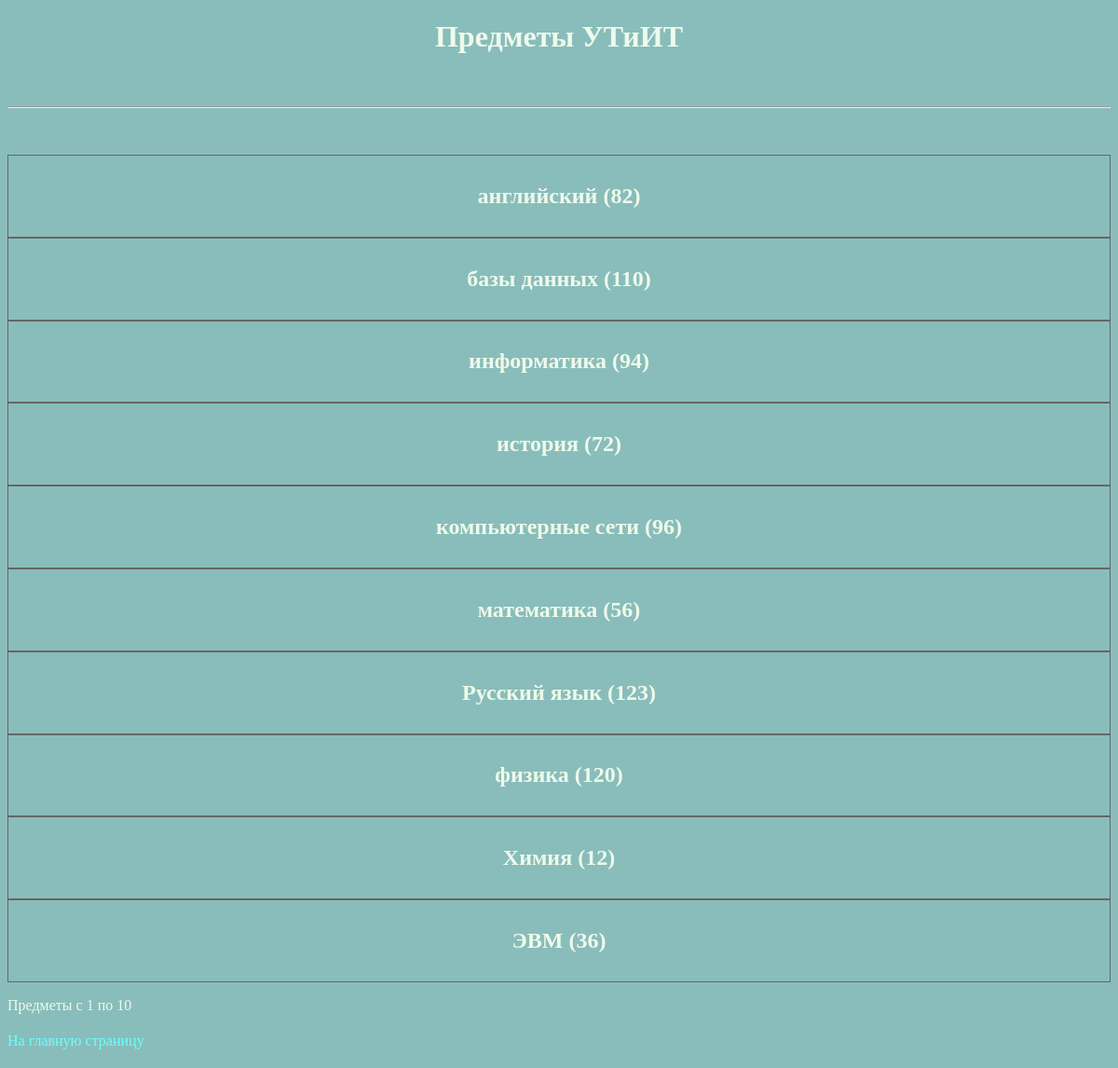
/project/views/subjects.php, run on the app's committed database.
### tables this page shows
CREATE TABLE `subjects` (
  `id` smallint(6) NOT NULL,
  `name` char(50) DEFAULT NULL,
  `hours` smallint(6) DEFAULT NULL
);

### project/consts/paths.php (called while the page is built)
<?php
$PATHS = [
    'footer' => '/../modules/footer.php',
    'css' => '/css/styles.css',
    'js' => '/js/main.js'
];
?>

### project/helpers/Path.php (called while the page is built, shortened)
<?php
require_once(__DIR__ . '/../consts/paths.php');
function getPathToModule(string $module): string {
    global $PATHS;
    return $PATHS[$module];
}
?>

### project/helpers/DB.php (called while the page is built, shortened)
<?php
function rowExist($result): bool {
    return mysqli_num_rows($result);
}
?>

### project/views/subjects.php (the view, shortened to what this page needs)
<?php
require_once(__DIR__ . '/../helpers/Authorization.php');
$query_subjects = sprintf("SELECT * FROM subjects order by subjects.name asc");
$result_subjects = mysqli_query($connection, $query_subjects) or die($connection->error);
$subject_row = mysqli_fetch_assoc($result_subjects);
$subjects_totalRows = mysqli_num_rows($result_subjects);
?>
<!DOCTYPE html>
<html>
<head>
	<link href="<?php echo getPathToModule('css'); ?>" rel="stylesheet" type="text/css">
</head>
<body>
	<h1>Предметы УТиИТ</h1>
	<p>&nbsp;</p>
	<hr>
	<p>&nbsp;</p>
<?php if(rowExist($result_subjects)) { do { ?>
	<div class="fullnote">
		<h2>
			<?php echo $subject_row['name'] . " (" . $subject_row['hours'] . ")"; ?>
		</h2>
	</div>
<?php } while ($subject_row = mysqli_fetch_assoc($result_subjects)); freeResult($result_subjects); ?>
	<p>Предметы с 1 по <?php echo $subjects_totalRows ?> </p>
<?php } else { ?>
	<h3>Кафедр пока нет!</h3>
<?php } if(userHasRights($RIGHTS['MODERATOR'])) { ?>
  <p>&nbsp;</p>
  <form action="<?php echo getCurrentURL(); ?>" method="POST" autocomplete="off">
    <p>Предмет:
      <input name="subject_name" type="text" class="border-bottom" size="50" maxlength="50">
    </p>
    <p>Часы:
      <input name="hours" type="text" class="border-bottom" size="10" maxlength="10">
    </p>
    <p>
      <input type="submit" name="Submit" class="blueButton" value="Добавить">
      <input type="reset" name="Reset" class="redButton" value="Отмена">
    </p>
  </form>
<?php } ?>

### project/css/styles.css (style rules this page uses)
body { background-color: #89bdbb; color: #effaea; }
h1 { text-align: center; }
h2 { text-align: center; }
.fullnote { border: thin solid #666666; padding: 10px; }

### data on the page
subjects: name "английский", hours "82"
subjects: name "базы данных", hours "110"
subjects: name "информатика", hours "94"
subjects: name "история", hours "72"
subjects: name "компьютерные сети", hours "96"
subjects: name "математика", hours "56"
subjects: name "Русский язык", hours "123"
subjects: name "физика", hours "120"
subjects: name "Химия", hours "12"
subjects: name "ЭВМ", hours "36"

### other printed values
$subjects_totalRows "10"
